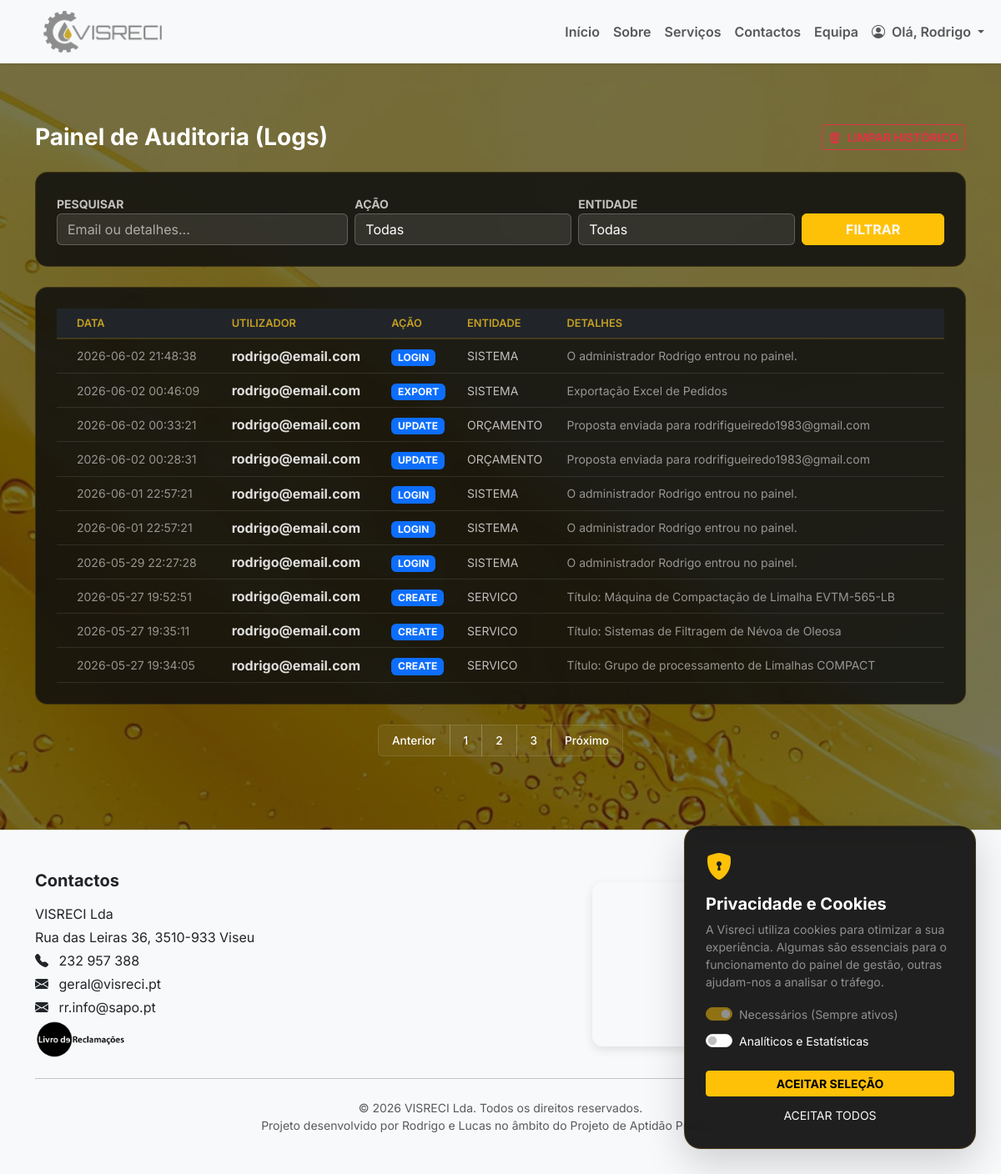
The page /admin/logs?page=0&q=&action=&entity= (signed in) on the database its author committed.
### tables this page shows
CREATE TABLE logs (
            id INTEGER PRIMARY KEY AUTOINCREMENT,
            user_id INTEGER,
            user_email TEXT,
            action TEXT NOT NULL,
            entity TEXT NOT NULL,
            entity_id INTEGER,
            details TEXT,
            created_at DATETIME DEFAULT (datetime('now', 'localtime'))
        );

### app.py (the view)
@app.route("/admin/logs")
@login_required
def admin_logs():
    if session.get("user_role") != "admin": return redirect(url_for("dashboard"))
    page, q = request.args.get('page', 1, type=int), request.args.get('q', '').strip()
    act_f, ent_f = request.args.get('action', '').strip(), request.args.get('entity', '').strip()
    per_page = 10
    where, params = [], []
    if q: where.append("(user_email LIKE ? OR details LIKE ?)"); p = f"%{q}%"; params.extend([p, p])
    if act_f: where.append("action = ?"); params.append(act_f)
    if ent_f: where.append("entity = ?"); params.append(ent_f)
    where_sql = ("WHERE " + " AND ".join(where)) if where else ""
    conn = get_connection()
    total = conn.execute(f"SELECT COUNT(*) FROM logs {where_sql}", params).fetchone()[0]
    total_pages = max(1, math.ceil(total / per_page))
    logs = conn.execute(f"SELECT * FROM logs {where_sql} ORDER BY id DESC LIMIT ? OFFSET ?", params + [per_page, (page-1)*per_page]).fetchall()
    actions = [r[0] for r in conn.execute("SELECT DISTINCT action FROM logs WHERE action IS NOT NULL").fetchall()]
    entities = [r[0] for r in conn.execute("SELECT DISTINCT entity FROM logs WHERE entity IS NOT NULL").fetchall()]
    conn.close()
    return render_template("admin_logs.html", logs=logs, page=page, total_pages=total_pages, q=q, action=act_f, entity=ent_f, actions=actions, entities=entities)

### app.py (called while the page is built)
def get_connection():
    conn = sqlite3.connect("app.db", timeout=30)
    conn.row_factory = sqlite3.Row
    return conn

def login_required(view_func):
    @wraps(view_func)
    def wrapper(*args, **kwargs):
        if "user_id" not in session:
            return redirect(url_for("login"))
        return view_func(*args, **kwargs)
    return wrapper

@app.context_processor
def inject_translations():
    lang = session.get('lang', 'pt')
    return { 'lang': lang, 't': TRANSLATIONS.get(lang, TRANSLATIONS['pt']) }

### templates/admin_logs.html (shortened to what this page needs)
{% extends "menu.html" %}
{% block content %}
<section class="py-4 mt-5">
    <div class="container">
        <div class="d-flex justify-content-between align-items-center mb-4">
            <h3 class="text-white fw-bold m-0">Painel de Auditoria (Logs)</h3>
            <form action="{{ url_for('admin_logs_limpar') }}" method="POST"
                onsubmit="return confirm('Tens a certeza que queres apagar todos os logs permanentemente?');">
                <button type="submit" class="btn btn-outline-danger btn-sm fw-bold">
                    <i class="bi bi-trash3-fill me-2"></i>LIMPAR HISTÓRICO
                </button>
            </form>
        </div>
        <form method="GET" action="{{ url_for('admin_logs') }}" class="table-glass on-dark p-3 mb-4">
            <div class="row g-2 align-items-end">
                <div class="col-md-4">
                    <label class="text-warning small fw-bold">PESQUISAR</label>
                    <input type="text" name="q" value="{{ q }}" class="form-control input-glass"
                        placeholder="Email ou detalhes...">
                </div>
                <div class="col-md-3">
                    <label class="text-warning small fw-bold">AÇÃO</label>
                    <select name="action" class="form-select input-glass">
                        <option value="">Todas</option>
                    </select>
                </div>
                <div class="col-md-3">
                    <label class="text-warning small fw-bold">ENTIDADE</label>
                    <select name="entity" class="form-select input-glass">
                        <option value="">Todas</option>
                    </select>
                </div>
                <div class="col-md-2 d-grid">
                    <button type="submit" class="btn btn-warning fw-bold">FILTRAR</button>
                </div>
            </div>
        </form>
        <div class="table-glass on-dark p-0 overflow-hidden">
            <div class="table-responsive">
                <table class="table table-hover align-middle mb-0 text-white">
                    <thead class="bg-dark">
                        <tr class="text-warning">
                            <th class="ps-4">Data</th>
                            <th>Utilizador</th>
                            <th>Ação</th>
                            <th>Entidade</th>
                            <th>Detalhes</th>
                        </tr>
                    </thead>
                    <tbody>
                        {% for l in logs %}
                        <tr class="border-bottom border-secondary border-opacity-25">
                            <td class="ps-4 small opacity-75">{{ l.created_at }}</td>
                            <td class="fw-bold">{{ l.user_email or 'Sistema' }}</td>
                            <td><span class="badge bg-primary">{{ l.action }}</span></td>
                            <td class="text-warning small">{{ l.entity|upper }}</td>
                            <td class="small opacity-75">{{ l.details }}</td>
                        </tr>
                        {% else %}
                        <tr>
                            <td colspan="5" class="text-center py-5 text-muted italic">Nenhum log encontrado.</td>
                        </tr>
                        {% endfor %}
                    </tbody>
                </table>
            </div>
        </div>
        {% if total_pages > 1 %}
        <nav class="mt-4">
            <ul class="pagination justify-content-center custom-pagination">
                <li class="page-item {{ 'disabled' if page == 1 }}">
                    <a class="page-link"
                        href="{{ url_for('admin_logs', page=page-1, q=q, action=action, entity=entity) }}">Anterior</a>
                </li>
                {% for p in range(1, total_pages + 1) %}
                <li class="page-item {{ 'active' if p == page }}">
                    <a class="page-link"
                        href="{{ url_for('admin_logs', page=p, q=q, action=action, entity=entity) }}">{{ p }}</a>
                </li>
                {% endfor %}
                <li class="page-item {{ 'disabled' if page == total_pages }}">
                    <a class="page-link"
                        href="{{ url_for('admin_logs', page=page+1, q=q, action=action, entity=entity) }}">Próximo</a>
                </li>
            </ul>
        </nav>
        {% endif %}
    </div>
</section>
{% endblock %}

### CSS/style.css (style rules this page uses)
:root { --vis-accent: #ffc107; --vis-accent-hover: #e0a800; --vis-text: #f9fafb; --vis-muted: rgba(255, 255, 255, .72); --vis-glass: rgba(255, 255, 255, .12); --vis-glass-2: rgba(255, 255, 255, .08); --vis-glass-border: rgba(255, 255, 255, .18); --vis-shadow: 0 20px 60px rgba(0, 0, 0, .35); --vis-shadow-soft: 0 10px 30px rgba(0, 0, 0, .20); }
body { margin: 0; padding: 0; font-family: 'Inter', sans-serif; min-height: 100vh; background: none; }
body::before { content: ""; position: fixed; inset: 0; z-index: -1; background: linear-gradient(rgba(0, 0, 0, 0.25), rgba(0, 0, 0, 0.25)), url('../IMG/fundo.jpg') no-repeat center center; background-size: cover; backdrop-filter: blur(1.5px); -webkit-backdrop-filter: blur(1.5px); background-attachment: scroll; }
section { scroll-margin-top: 100px; }
.on-dark, .on-dark * { color: var(--vis-text); }
.input-glass { background: rgba(255, 255, 255, .10) !important; border: 1px solid rgba(255, 255, 255, .22) !important; color: var(--vis-text) !important; }
.input-glass::placeholder { color: rgba(255, 255, 255, .60) !important; }
.table-glass { background: rgba(0, 0, 0, .35); border: 1px solid rgba(255, 255, 255, .16); border-radius: 18px; overflow: hidden; }
.table-glass .table { --bs-table-bg: transparent; --bs-table-color: rgba(255, 255, 255, .86); --bs-table-border-color: rgba(255, 255, 255, .10); --bs-table-striped-bg: rgba(255, 255, 255, .06); --bs-table-hover-bg: rgba(255, 255, 255, .08); }
.table-glass thead { background: rgba(255, 255, 255, .10); }
.table-glass th { color: rgba(255, 255, 255, .92) !important; border-color: rgba(255, 255, 255, .14) !important; }
.table-glass td { color: rgba(255, 255, 255, .86) !important; border-color: rgba(255, 255, 255, .10) !important; }
.table-glass .text-muted, .table-glass .small, .table-glass small { color: rgba(255, 255, 255, .72) !important; }
.table-glass.on-dark { background: rgba(15, 15, 15, 0.85) !important; backdrop-filter: blur(12px); -webkit-backdrop-filter: blur(12px); border-radius: 15px; border: 1px solid rgba(197, 160, 33, 0.2); padding: 25px !important; }
.table thead th { color: #c5a021 !important; font-weight: 600; text-transform: uppercase; font-size: 0.8rem; border-bottom: 2px solid rgba(197, 160, 33, 0.2) !important; }
.input-glass option { background-color: #222 !important; color: #fff !important; }
.input-glass { color: white !important; }
.custom-pagination .page-link { background: rgba(255, 255, 255, 0.05) !important; border: 1px solid rgba(255, 255, 255, 0.1) !important; color: #ffffff !important; padding: 8px 16px !important; font-size: 0.85rem !important; font-weight: 500 !important; transition: all 0.3s ease; box-shadow: none !important; }

### templates/menu.html (style rules this page uses)
html, body { height: 100%; }
body { display: flex; flex-direction: column; }

### templates/admin_logs.html (style rules this page uses)
.input-glass option { background: #222; color: #fff; }
.custom-pagination .page-link { background: rgba(255, 255, 255, 0.05); border: 1px solid rgba(255, 255, 255, 0.1); color: #fff; transition: 0.3s; }

### rows shown on the page
logs: created_at "2026-06-02 21:48:38", user_email "rodrigo@email.com", action "LOGIN", entity "SISTEMA", details "O administrador Rodrigo entrou no painel."
logs: created_at "2026-06-02 00:46:09", user_email "rodrigo@email.com", action "EXPORT", entity "SISTEMA", details "Exportação Excel de Pedidos"
logs: created_at "2026-06-02 00:33:21", user_email "rodrigo@email.com", action "UPDATE", entity "ORÇAMENTO", details "Proposta enviada para rodrifigueiredo1983@gmail.com"
logs: created_at "2026-06-02 00:28:31", user_email "rodrigo@email.com", action "UPDATE", entity "ORÇAMENTO", details "Proposta enviada para rodrifigueiredo1983@gmail.com"
logs: created_at "2026-06-01 22:57:21", user_email "rodrigo@email.com", action "LOGIN", entity "SISTEMA", details "O administrador Rodrigo entrou no painel."
logs: created_at "2026-06-01 22:57:21", user_email "rodrigo@email.com", action "LOGIN", entity "SISTEMA", details "O administrador Rodrigo entrou no painel."
logs: created_at "2026-05-29 22:27:28", user_email "rodrigo@email.com", action "LOGIN", entity "SISTEMA", details "O administrador Rodrigo entrou no painel."
logs: created_at "2026-05-27 19:52:51", user_email "rodrigo@email.com", action "CREATE", entity "SERVICO", details "Título: Máquina de Compactação de Limalha EVTM-565-LB"
logs: created_at "2026-05-27 19:35:11", user_email "rodrigo@email.com", action "CREATE", entity "SERVICO", details "Título: Sistemas de Filtragem de Névoa de Oleosa"
logs: created_at "2026-05-27 19:34:05", user_email "rodrigo@email.com", action "CREATE", entity "SERVICO", details "Título: Grupo de processamento de Limalhas COMPACT"

### other values the page prints
{{ session.get("user_name") }} "Rodrigo"
{{ p }} "1" "2" "3"
